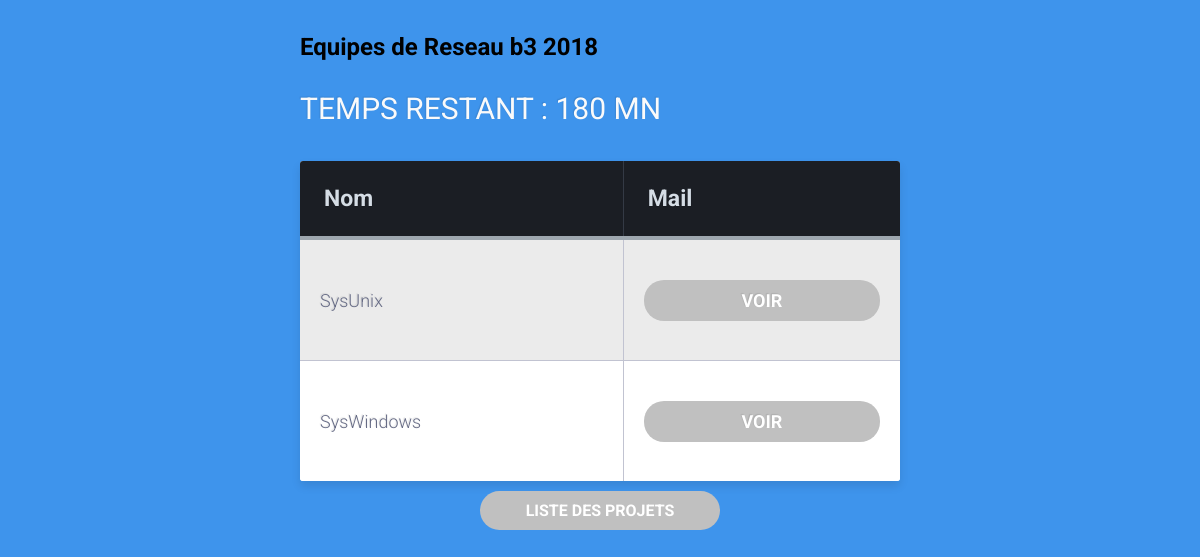
Page /projet/1/2 (signed in) on the committed database.
### ApplicationEPSI/models.py (models this page shows, shortened)
class Projet(models.Model):
    Nom = models.CharField(max_length=100)
    Intervenant = models.ForeignKey('Intervenant',on_delete=models.CASCADE, null=True)
    TempsSoutienRestant = models.CharField(max_length=100, null=True)

class Equipe(models.Model):
    Nom = models.CharField(max_length=100)
    Projet = models.ForeignKey('Projet',on_delete=models.CASCADE, null=True)
    Etudiants = models.ManyToManyField('Etudiant', null=True)

### ApplicationEPSI/views.py (the view)
# urls.py: path('projet/<int:idintervenant>/<int:idprojet>',  views.projet, name='projet'),
@login_required
def projet(request, idintervenant, idprojet ):
    projet = get_object_or_404(Projet, id = idprojet)
    equipes = projet.equipe_set.all()
    intervenant = get_object_or_404(Intervenant, id = idintervenant)
    return render(request, 'ApplicationEPSI/projet.html', {'projet' : projet , 'equipes' : equipes, 'intervenant' : intervenant} )

### ApplicationEPSI/templates/ApplicationEPSI/projet.html (shortened to what this page needs)
<!DOCTYPE html>
<html lang="fr" dir="ltr">
  <head>
  </head>
  <body>
    <div class="table-title">
    <h2>Equipes de {{projet.Nom}}</h2>
    <h3>Temps restant : {{ projet.TempsSoutienRestant}} mn</h3>
  </div >
    <table class="table-fill">
      <thead>
      <th>Nom</th>
      <th>Mail</th>
    </thead>
      <tbody>
      {% for equipe in equipes %}
      <tr>
        <td>{{ equipe.Nom}}</td>
        <td> <a class="btn" href="{% url 'ZoomEquipe' intervenant.id projet.id equipe.id %}">Voir</a> </td>
      </tr>
      {% empty %}
        <tr>
          <td>
          </td>
        </tr>
      {% endfor %}
    </tbody>
    </table>
    <a class="btn message" href="{% url 'homepageintervenant' intervenant.id  %}">Liste des projets</a>
  </body>
</html>

### ApplicationEPSI/templates/ApplicationEPSI/projet.html (style rules this page uses)
body { background-color: #3e94ec; font-family: "Roboto", helvetica, arial, sans-serif; font-size: 16px; font-weight: 400; text-rendering: optimizeLegibility; }
div.table-title { display: block; margin: auto; max-width: 600px; padding:5px; width: 100%; }
.table-title h3 { color: #fafafa; font-size: 30px; font-weight: 400; font-style:normal; font-family: "Roboto", helvetica, arial, sans-serif; text-shadow: -1px -1px 1px rgba(0, 0, 0, 0.1); text-transform:uppercase; }
.table-fill { background: white; border-radius:3px; border-collapse: collapse; height: 320px; margin: auto; max-width: 600px; padding:5px; width: 100%; box-shadow: 0 5px 10px rgba(0, 0, 0, 0.1); animation: float 5s infinite; }
th { color:#D5DDE5;; background:#1b1e24; border-bottom:4px solid #9ea7af; border-right: 1px solid #343a45; font-size:23px; font-weight: bold; padding:24px; text-align:left; text-shadow: 0 1px 1px rgba(0, 0, 0, 0.1); vertical-align:middle; }
th:first-child { border-top-left-radius:3px; }
th:last-child { border-top-right-radius:3px; border-right:none; }
tr { border-top: 1px solid #C1C3D1; border-bottom-: 1px solid #C1C3D1; color:#666B85; font-size:16px; font-weight:normal; text-shadow: 0 1px 1px rgba(256, 256, 256, 0.1); }
tr:first-child { border-top:none; }
tr:last-child { border-bottom:none; }
tr:nth-child(odd) td { background:#EBEBEB; }
tr:last-child td:first-child { border-bottom-left-radius:3px; }
tr:last-child td:last-child { border-bottom-right-radius:3px; }
td { background:#FFFFFF; padding:20px; text-align:left; vertical-align:middle; font-weight:300; font-size:18px; text-shadow: -1px -1px 1px rgba(0, 0, 0, 0.1); border-right: 1px solid #C1C3D1; }
td:last-child { border-right: 0px; }
.btn { display: block; padding: 10px 20px; background: silver; text-align: center; color: white; font-family: "Roboto", helvetica, arial, sans-serif; font-weight: bold; text-decoration: none; text-transform: uppercase; border-radius: 20px; }
.btn.message { width: 200px; margin: 10px auto; }

### rows in the picture
Projet: Nom "Reseau b3 2018", TempsSoutienRestant "180"
Equipe: Nom "SysUnix"
Equipe: Nom "SysWindows"
